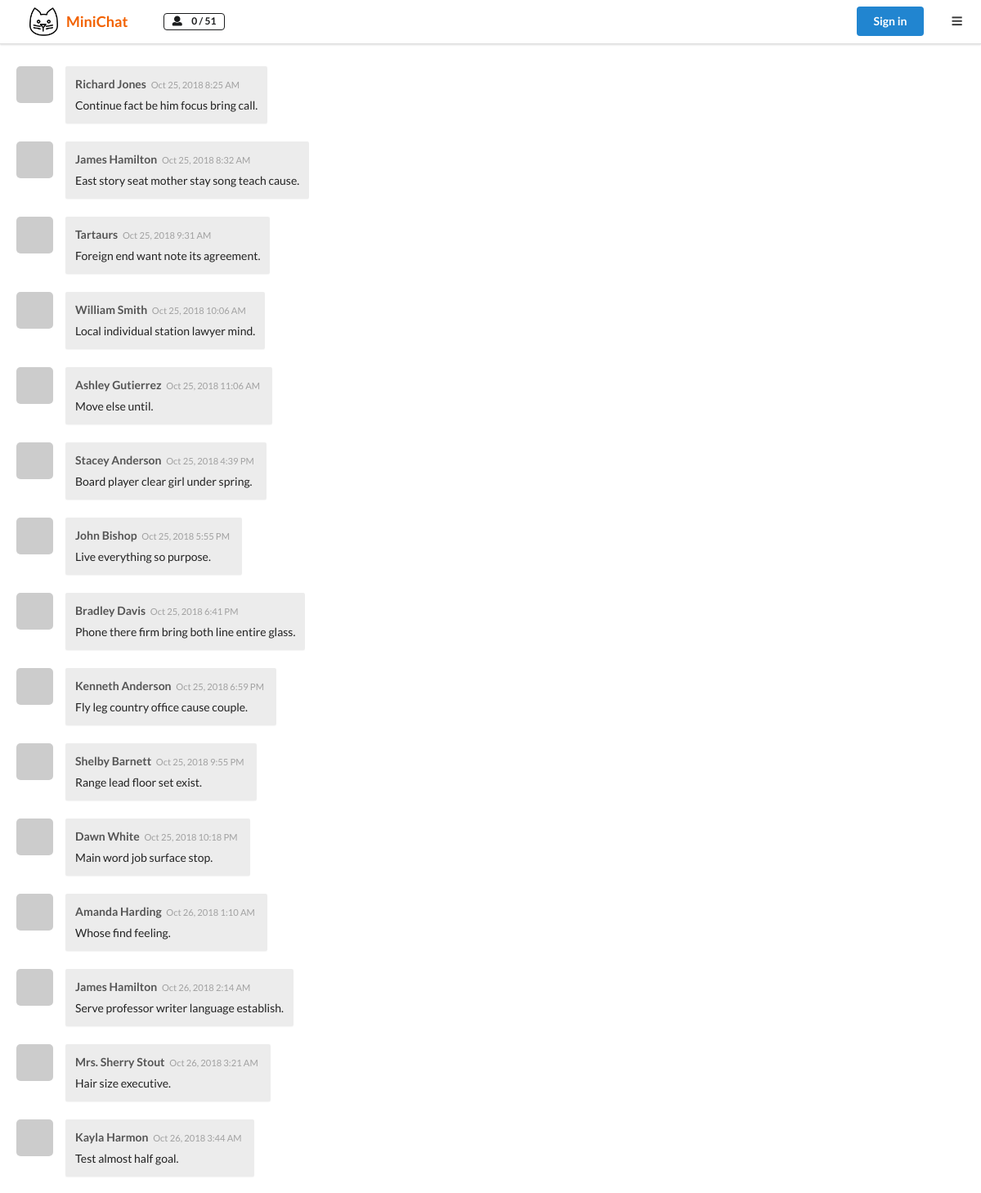
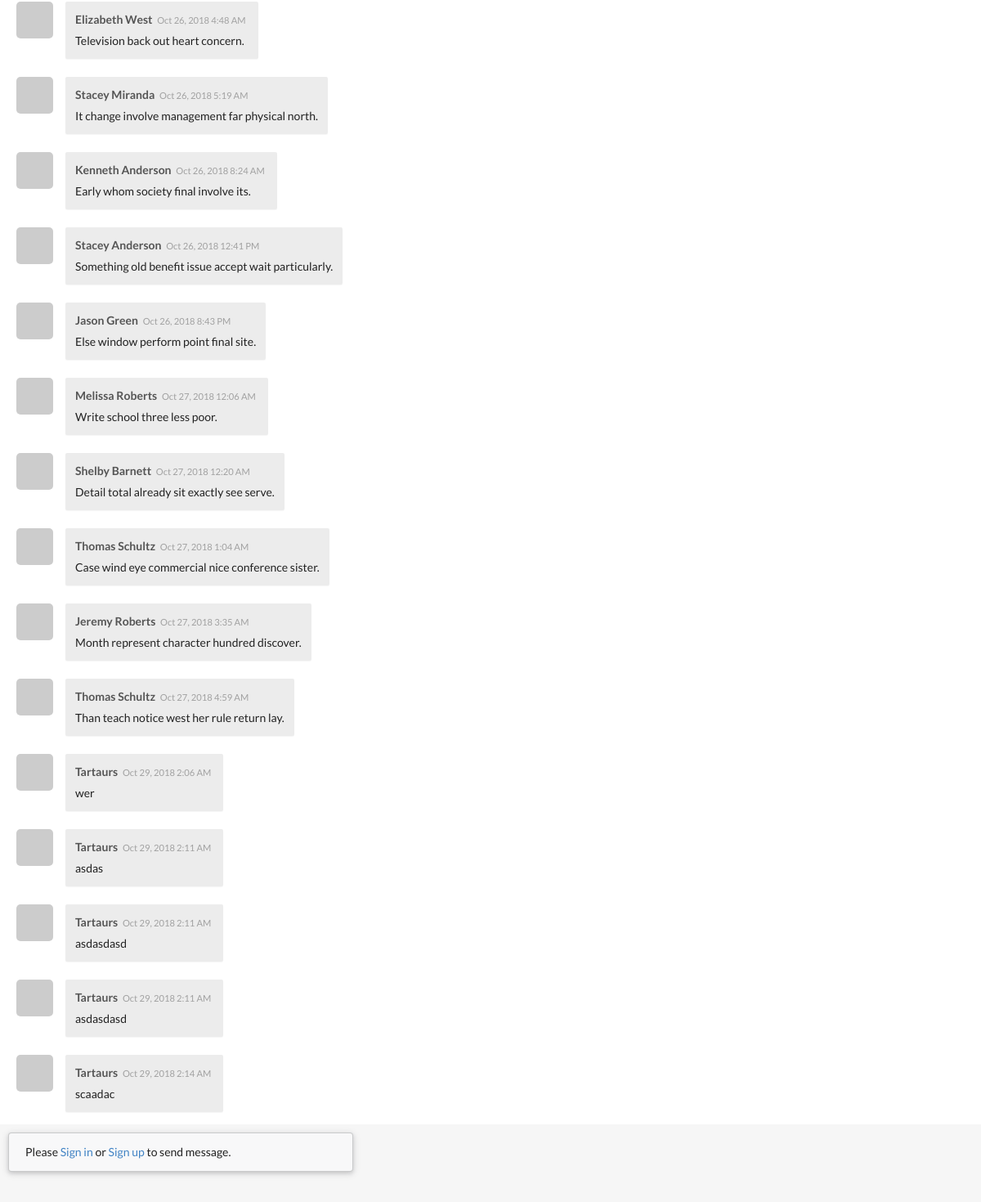
The page / on the database its author committed (2 pictures, top to bottom).
### minichat/models.py (models this page shows, shortened)
class Message(db.Model):
    id = db.Column(db.Integer, primary_key=True)
    body = db.Column(db.Text, nullable=False)
    timestamp = db.Column(db.DateTime, default=datetime.utcnow, index=True)
    author_id = db.Column(db.Integer, db.ForeignKey('user.id'))
    author = db.relationship('User', back_populates='messages')

class User(UserMixin, db.Model):
    id = db.Column(db.Integer, primary_key=True)
    email = db.Column(db.String(254), unique=True, nullable=False)
    nickname = db.Column(db.String(30))
    password_hash = db.Column(db.String(128))
    email_hash = db.Column(db.String(128))
    github = db.Column(db.String(255))
    bio = db.Column(db.String(120))
    messages = db.relationship('Message', back_populates='author', cascade='all')
    @property
    def gravatar(self):
        return 'https://gravatar.com/avatar/%s?d=wavatar' % self.email_hash

### minichat/blueprints/chat.py (the view)
@chat_bp.route('/')
def home():
    amount = current_app.config['CHAT_MESSAGE_PER_PAGE']
    messages = Message.query.order_by(Message.timestamp.asc())[-amount:]
    user_amount = User.query.count()
    return render_template('chat/home.html', messages=messages, user_amount=user_amount)

### minichat/templates/chat/home.html (shortened to what this page needs)
{% extends 'base.html' %}
{% block content %}
    <div class="pusher">
        <div class="chat-box">
            <div class="messages">
                {% include 'chat/_messages.html' %}
            </div>
        </div>
        <div class="input-area">
            <div class="ui grid form">
                <div class="ten wide column">
                    <div class="field fluid message-box">
                        {% if current_user.is_authenticated %}
                            <img class="pop-card input-avatar" data-position="bottom left"
                                 data-href="{{ url_for('chat.get_profile', user_id=current_user.id) }}"
                                 src="{{ current_user.gravatar }}">
                            <textarea rows="3" id="message-textarea"
                                      placeholder="Write your message here... Enter to send"></textarea>
                        {% else %}
                            <div class="ui floating message">Please <a href="{{ url_for('auth.login') }}">Sign in</a> or
                                <a href="{{ url_for('auth.register') }}">Sign up</a> to send message.
                            </div>
                        {% endif %}
                    </div>
                </div>
            </div>
        </div>
    </div>
{% endblock %}

### minichat/templates/base.html (shortened to what this page needs)
<html>
<head>
    {% block head %}
        <link rel="stylesheet" href="{{ url_for('static', filename='css/style.css') }}">
        <link rel="stylesheet" href="{{ url_for('static', filename='semantic-ui/semantic.min.css') }}">
    {% endblock %}
</head>
<body>
{% block nav %}
    <div class="ui top fixed borderless menu">
        <a class="item minichat" href="{{ url_for('chat.home') }}">
            <img src="{{ url_for('static', filename='logo.png') }}">
            <span>MiniChat</span>
        </a>
        <div class="item">
            <div class="ui label black basic" title="Online users">
                <i class="user icon"></i> <span id="user-count">0</span> / {{ user_amount }}
            </div>
        </div>
        <div class="right menu hide-on-mobile">
            {% if not current_user.is_authenticated %}
                <div class="item">
                    <a class="ui primary button" href="{{ url_for('auth.login') }}">
                        Sign in</a>
                </div>
            {% endif %}
            <a class="item" id="toggle-sidebar">
                <i class="sidebar icon"></i>
            </a>
        </div>
    </div>
{% endblock %}
{% block content %}{% endblock %}
</body>
</html>

### minichat/templates/chat/_messages.html
{% for message in messages %}
    {% include "chat/_message.html" %}
{% endfor %}

### minichat/templates/chat/_message.html
<div class="msg-box">
    <div class="picture">
        <img class="pop-card" data-position="right center" data-offset="-40"
             data-href="{{ url_for('chat.get_profile', user_id=message.author.id) }}"
             src="{{ message.author.gravatar }}">
    </div>
    <div class="msg">
        <span class="nickname">{{ message.author.nickname }}</span>
        <small class="timestamp">{{ moment(message.timestamp).format('lll') }}</small>
        <span class="message-body">{{ message.body|safe }}</span>
    </div>
</div>

### minichat/static/css/style.css (style rules this page uses)
html, body { height: 100%; margin: 0; padding: 0; }
.minichat { margin-left: 20px; }
.minichat span { padding-left: 10px; font-weight: bold; font-size: 18px; color: #f26202; }
.chat-box { height: 100%; color: #a1a1a1; margin: 0; padding: 59px 0 90px; }
.chat-box .msg-box { padding: 12px 0 10px; clear: both; }
.timestamp { padding: 0 3px; }
.msg-box .picture { float: left; width: 50px; display: block; padding-right: 15px; margin-right: 10px; }
.picture img { width: 45px; height: 45px; border-radius: 5px; }
.msg { background: #ECECEC; display: inline-block; padding: 12px; width: auto; max-width: 80%; border-radius: 2px; box-shadow: 0 1px 1px rgba(0, 0, 0, .04); position: relative; overflow-x: auto; }
.msg:before { content: ""; position: absolute; display: block; left: 0; border-right: 6px solid #ECECEC; border-top: 6px solid transparent; border-bottom: 6px solid transparent; top: 10px; margin-left: -6px; }
.nickname { color: #555; font-weight: bold; }
.message-body { display: block; padding-top: 5px; font-size: 14px; color: #222; }
.input-area { position: fixed; bottom: 0; left: 0; height: 95px; width: 100%; background: #f6f6f6; color: #a1a1a1; padding: 10px; }
.messages { height: 100%; margin: 0; overflow-y: scroll; padding: 10px 20px 10px 20px; }
.column { max-width: 450px; }

### rows shown on the page
Message: author.nickname "Richard Jones", timestamp "Oct 25, 2018 8:25 AM", body "Continue fact be him focus bring call."
Message: author.nickname "James Hamilton", timestamp "Oct 25, 2018 8:32 AM", body "East story seat mother stay song teach cause."
Message: author.nickname "Tartaurs", timestamp "Oct 25, 2018 9:31 AM", body "Foreign end want note its agreement."
Message: author.nickname "William Smith", timestamp "Oct 25, 2018 10:06 AM", body "Local individual station lawyer mind."
Message: author.nickname "Ashley Gutierrez", timestamp "Oct 25, 2018 11:06 AM", body "Move else until."
Message: author.nickname "Stacey Anderson", timestamp "Oct 25, 2018 4:39 PM", body "Board player clear girl under spring."
Message: author.nickname "John Bishop", timestamp "Oct 25, 2018 5:55 PM", body "Live everything so purpose."
Message: author.nickname "Bradley Davis", timestamp "Oct 25, 2018 6:41 PM", body "Phone there firm bring both line entire glass."
Message: author.nickname "Kenneth Anderson", timestamp "Oct 25, 2018 6:59 PM", body "Fly leg country office cause couple."
Message: author.nickname "Shelby Barnett", timestamp "Oct 25, 2018 9:55 PM", body "Range lead floor set exist."
Message: author.nickname "Dawn White", timestamp "Oct 25, 2018 10:18 PM", body "Main word job surface stop."
Message: author.nickname "Amanda Harding", timestamp "Oct 26, 2018 1:10 AM", body "Whose find feeling."
Message: author.nickname "James Hamilton", timestamp "Oct 26, 2018 2:14 AM", body "Serve professor writer language establish."
Message: author.nickname "Mrs. Sherry Stout", timestamp "Oct 26, 2018 3:21 AM", body "Hair size executive."
Message: author.nickname "Kayla Harmon", timestamp "Oct 26, 2018 3:44 AM", body "Test almost half goal."
Message: author.nickname "Elizabeth West", timestamp "Oct 26, 2018 4:48 AM", body "Television back out heart concern."
Message: author.nickname "Stacey Miranda", timestamp "Oct 26, 2018 5:19 AM", body "It change involve management far physical north."
Message: author.nickname "Kenneth Anderson", timestamp "Oct 26, 2018 8:24 AM", body "Early whom society final involve its."
Message: author.nickname "Stacey Anderson", timestamp "Oct 26, 2018 12:41 PM", body "Something old benefit issue accept wait particularly."
Message: author.nickname "Jason Green", timestamp "Oct 26, 2018 8:43 PM", body "Else window perform point final site."
Message: author.nickname "Melissa Roberts", timestamp "Oct 27, 2018 12:06 AM", body "Write school three less poor."
Message: author.nickname "Shelby Barnett", timestamp "Oct 27, 2018 12:20 AM", body "Detail total already sit exactly see serve."
Message: author.nickname "Thomas Schultz", timestamp "Oct 27, 2018 1:04 AM", body "Case wind eye commercial nice conference sister."
Message: author.nickname "Jeremy Roberts", timestamp "Oct 27, 2018 3:35 AM", body "Month represent character hundred discover."
Message: author.nickname "Thomas Schultz", timestamp "Oct 27, 2018 4:59 AM", body "Than teach notice west her rule return lay."
Message: author.nickname "Tartaurs", timestamp "Oct 29, 2018 2:06 AM", body "wer"
Message: author.nickname "Tartaurs", timestamp "Oct 29, 2018 2:11 AM", body "asdas"
Message: author.nickname "Tartaurs", timestamp "Oct 29, 2018 2:11 AM", body "asdasdasd"
Message: author.nickname "Tartaurs", timestamp "Oct 29, 2018 2:11 AM", body "asdasdasd"
Message: author.nickname "Tartaurs", timestamp "Oct 29, 2018 2:14 AM", body "scaadac"

### other values the page prints
{{ user_amount }} "51"
